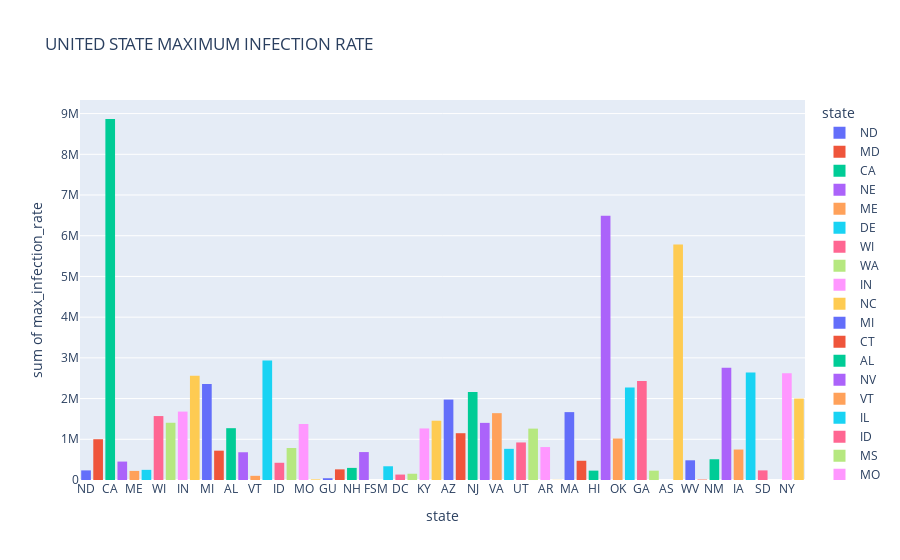

The code cell stored with this chart in its notebook:
### Code cell
px.histogram(df_MIR, x = 'state', y = 'max_infection_rate', color = 'state', title = 'UNITED STATE MAXIMUM INFECTION RATE')

### Figure 1 — Plotly figure (JSON) as saved in the notebook; plotly's stock layout.template omitted (floating-point values rounded to 4 significant figures)
{"data": [{"alignmentgroup": "True", "bingroup": "x", "histfunc": "sum", "hovertemplate": "state=%{x}<br>sum of max_infection_rate=%{y}<extra></extra>", "legendgroup": "ND", "marker": {"color": "#636efa", "pattern": {"shape": ""}}, "name": "ND", "offsetgroup": "ND", "orientation": "v", "showlegend": true, "type": "histogram", "x": ["ND"], "xaxis": "x", "y": [235934], "yaxis": "y"}, {"alignmentgroup": "True", "bingroup": "x", "histfunc": "sum", "hovertemplate": "state=%{x}<br>sum of max_infection_rate=%{y}<extra></extra>", "legendgroup": "MD", "marker": {"color": "#EF553B", "pattern": {"shape": ""}}, "name": "MD", "offsetgroup": "MD", "orientation": "v", "showlegend": true, "type": "histogram", "x": ["MD"], "xaxis": "x", "y": [1001509], "yaxis": "y"}, {"alignmentgroup": "True", "bingroup": "x", "histfunc": "sum", "hovertemplate": "state=%{x}<br>sum of max_infection_rate=%{y}<extra></extra>", "legendgroup": "CA", "marker": {"color": "#00cc96", "pattern": {"shape": ""}}, "name": "CA", "offsetgroup": "CA", "orientation": "v", "showlegend": true, "type": "histogram", "x": ["CA"], "xaxis": "x", "y": [8867018], "yaxis": "y"}, {"alignmentgroup": "True", "bingroup": "x", "histfunc": "sum", "hovertemplate": "state=%{x}<br>sum of max_infection_rate=%{y}<extra></extra>", "legendgroup": "NE", "marker": {"color": "#ab63fa", "pattern": {"shape": ""}}, "name": "NE", "offsetgroup": "NE", "orientation": "v", "showlegend": true, "type": "histogram", "x": ["NE"], "xaxis": "x", "y": [452601], "yaxis": "y"}, {"alignmentgroup": "True", "bingroup": "x", "histfunc": "sum", "hovertemplate": "state=%{x}<br>sum of max_infection_rate=%{y}<extra></extra>", "legendgroup": "ME", "marker": {"color": "#FFA15A", "pattern": {"shape": ""}}, "name": "ME", "offsetgroup": "ME", "orientation": "v", "showlegend": true, "type": "histogram", "x": ["ME"], "xaxis": "x", "y": [222925], "yaxis": "y"}, {"alignmentgroup": "True", "bingroup": "x", "histfunc": "sum", "hovertemplate": "state=%{x}<br>sum of max_infection_rate=%{y}<extra></extra>", "legendgroup": "DE", "marker": {"color": "#19d3f3", "pattern": {"shape": ""}}, "name": "DE", "offsetgroup": "DE", "orientation": "v", "showlegend": true, "type": "histogram", "x": ["DE"], "xaxis": "x", "y": [249428], "yaxis": "y"}, {"alignmentgroup": "True", "bingroup": "x", "histfunc": "sum", "hovertemplate": "state=%{x}<br>sum of max_infection_rate=%{y}<extra></extra>", "legendgroup": "WI", "marker": {"color": "#FF6692", "pattern": {"shape": ""}}, "name": "WI", "offsetgroup": "WI", "orientation": "v", "showlegend": true, "type": "histogram", "x": ["WI"], "xaxis": "x", "y": [1570460], "yaxis": "y"}, {"alignmentgroup": "True", "bingroup": "x", "histfunc": "sum", "hovertemplate": "state=%{x}<br>sum of max_infection_rate=%{y}<extra></extra>", "legendgroup": "WA", "marker": {"color": "#B6E880", "pattern": {"shape": ""}}, "name": "WA", "offsetgroup": "WA", "orientation": "v", "showlegend": true, "type": "histogram", "x": ["WA"], "xaxis": "x", "y": [1406114], "yaxis": "y"}, {"alignmentgroup": "True", "bingroup": "x", "histfunc": "sum", "hovertemplate": "state=%{x}<br>sum of max_infection_rate=%{y}<extra></extra>", "legendgroup": "IN", "marker": {"color": "#FF97FF", "pattern": {"shape": ""}}, "name": "IN", "offsetgroup": "IN", "orientation": "v", "showlegend": true, "type": "histogram", "x": ["IN"], "xaxis": "x", "y": [1680331], "yaxis": "y"}, {"alignmentgroup": "True", "bingroup": "x", "histfunc": "sum", "hovertemplate": "state=%{x}<br>sum of max_infection_rate=%{y}<extra></extra>", "legendgroup": "NC", "marker": {"color": "#FECB52", "pattern": {"shape": ""}}, "name": "NC", "offsetgroup": "NC", "orientation": "v", "showlegend": true, "type": "histogram", "x": ["NC"], "xaxis": "x", "y": [2560226], "yaxis": "y"}, {"alignmentgroup": "True", "bingroup": "x", "histfunc": "sum", "hovertemplate": "state=%{x}<br>sum of max_infection_rate=%{y}<extra></extra>", "legendgroup": "MI", "marker": {"color": "#636efa", "pattern": {"shape": ""}}, "name": "MI", "offsetgroup": "MI", "orientation": "v", "showlegend": true, "type": "histogram", "x": ["MI"], "xaxis": "x", "y": [2357219], "yaxis": "y"}, {"alignmentgroup": "True", "bingroup": "x", "histfunc": "sum", "hovertemplate": "state=%{x}<br>sum of max_infection_rate=%{y}<extra></extra>", "legendgroup": "CT", "marker": {"color": "#EF553B", "pattern": {"shape": ""}}, "name": "CT", "offsetgroup": "CT", "orientation": "v", "showlegend": true, "type": "histogram", "x": ["CT"], "xaxis": "x", "y": [720384], "yaxis": "y"}, {"alignmentgroup": "True", "bingroup": "x", "histfunc": "sum", "hovertemplate": "state=%{x}<br>sum of max_infection_rate=%{y}<extra></extra>", "legendgroup": "AL", "marker": {"color": "#00cc96", "pattern": {"shape": ""}}, "name": "AL", "offsetgroup": "AL", "orientation": "v", "showlegend": true, "type": "histogram", "x": ["AL"], "xaxis": "x", "y": [1272646], "yaxis": "y"}, {"alignmentgroup": "True", "bingroup": "x", "histfunc": "sum", "hovertemplate": "state=%{x}<br>sum of max_infection_rate=%{y}<extra></extra>", "legendgroup": "NV", "marker": {"color": "#ab63fa", "pattern": {"shape": ""}}, "name": "NV", "offsetgroup": "NV", "orientation": "v", "showlegend": true, "type": "histogram", "x": ["NV"], "xaxis": "x", "y": [681387], "yaxis": "y"}, {"alignmentgroup": "True", "bingroup": "x", "histfunc": "sum", "hovertemplate": "state=%{x}<br>sum of max_infection_rate=%{y}<extra></extra>", "legendgroup": "VT", "marker": {"color": "#FFA15A", "pattern": {"shape": ""}}, "name": "VT", "offsetgroup": "VT", "orientation": "v", "showlegend": true, "type": "histogram", "x": ["VT"], "xaxis": "x", "y": [102691], "yaxis": "y"}, {"alignmentgroup": "True", "bingroup": "x", "histfunc": "sum", "hovertemplate": "state=%{x}<br>sum of max_infection_rate=%{y}<extra></extra>", "legendgroup": "IL", "marker": {"color": "#19d3f3", "pattern": {"shape": ""}}, "name": "IL", "offsetgroup": "IL", "orientation": "v", "showlegend": true, "type": "histogram", "x": ["IL"], "xaxis": "x", "y": [2937147], "yaxis": "y"}, {"alignmentgroup": "True", "bingroup": "x", "histfunc": "sum", "hovertemplate": "state=%{x}<br>sum of max_infection_rate=%{y}<extra></extra>", "legendgroup": "ID", "marker": {"color": "#FF6692", "pattern": {"shape": ""}}, "name": "ID", "offsetgroup": "ID", "orientation": "v", "showlegend": true, "type": "histogram", "x": ["ID"], "xaxis": "x", "y": [423223], "yaxis": "y"}, {"alignmentgroup": "True", "bingroup": "x", "histfunc": "sum", "hovertemplate": "state=%{x}<br>sum of max_infection_rate=%{y}<extra></extra>", "legendgroup": "MS", "marker": {"color": "#B6E880", "pattern": {"shape": ""}}, "name": "MS", "offsetgroup": "MS", "orientation": "v", "showlegend": true, "type": "histogram", "x": ["MS"], "xaxis": "x", "y": [786660], "yaxis": "y"}, {"alignmentgroup": "True", "bingroup": "x", "histfunc": "sum", "hovertemplate": "state=%{x}<br>sum of max_infection_rate=%{y}<extra></extra>", "legendgroup": "MO", "marker": {"color": "#FF97FF", "pattern": {"shape": ""}}, "name": "MO", "offsetgroup": "MO", "orientation": "v", "showlegend": true, "type": "histogram", "x": ["MO"], "xaxis": "x", "y": [1375908], "yaxis": "y"}, {"alignmentgroup": "True", "bingroup": "x", "histfunc": "sum", "hovertemplate": "state=%{x}<br>sum of max_infection_rate=%{y}<extra></extra>", "legendgroup": "VI", "marker": {"color": "#FECB52", "pattern": {"shape": ""}}, "name": "VI", "offsetgroup": "VI", "orientation": "v", "showlegend": true, "type": "histogram", "x": ["VI"], "xaxis": "x", "y": [15362], "yaxis": "y"}, {"alignmentgroup": "True", "bingroup": "x", "histfunc": "sum", "hovertemplate": "state=%{x}<br>sum of max_infection_rate=%{y}<extra></extra>", "legendgroup": "GU", "marker": {"color": "#636efa", "pattern": {"shape": ""}}, "name": "GU", "offsetgroup": "GU", "orientation": "v", "showlegend": true, "type": "histogram", "x": ["GU"], "xaxis": "x", "y": [43419], "yaxis": "y"}, {"alignmentgroup": "True", "bingroup": "x", "histfunc": "sum", "hovertemplate": "state=%{x}<br>sum of max_infection_rate=%{y}<extra></extra>", "legendgroup": "MT", "marker": {"color": "#EF553B", "pattern": {"shape": ""}}, "name": "MT", "offsetgroup": "MT", "orientation": "v", "showlegend": true, "type": "histogram", "x": ["MT"], "xaxis": "x", "y": [261243], "yaxis": "y"}, {"alignmentgroup": "True", "bingroup": "x", "histfunc": "sum", "hovertemplate": "state=%{x}<br>sum of max_infection_rate=%{y}<extra></extra>", "legendgroup": "NH", "marker": {"color": "#00cc96", "pattern": {"shape": ""}}, "name": "NH", "offsetgroup": "NH", "orientation": "v", "showlegend": true, "type": "histogram", "x": ["NH"], "xaxis": "x", "y": [297571], "yaxis": "y"}, {"alignmentgroup": "True", "bingroup": "x", "histfunc": "sum", "hovertemplate": "state=%{x}<br>sum of max_infection_rate=%{y}<extra></extra>", "legendgroup": "OR", "marker": {"color": "#ab63fa", "pattern": {"shape": ""}}, "name": "OR", "offsetgroup": "OR", "orientation": "v", "showlegend": true, "type": "histogram", "x": ["OR"], "xaxis": "x", "y": [685953], "yaxis": "y"}, {"alignmentgroup": "True", "bingroup": "x", "histfunc": "sum", "hovertemplate": "state=%{x}<br>sum of max_infection_rate=%{y}<extra></extra>", "legendgroup": "FSM", "marker": {"color": "#FFA15A", "pattern": {"shape": ""}}, "name": "FSM", "offsetgroup": "FSM", "orientation": "v", "showlegend": true, "type": "histogram", "x": ["FSM"], "xaxis": "x", "y": [7], "yaxis": "y"}, {"alignmentgroup": "True", "bingroup": "x", "histfunc": "sum", "hovertemplate": "state=%{x}<br>sum of max_infection_rate=%{y}<extra></extra>", "legendgroup": "RI", "marker": {"color": "#19d3f3", "pattern": {"shape": ""}}, "name": "RI", "offsetgroup": "RI", "orientation": "v", "showlegend": true, "type": "histogram", "x": ["RI"], "xaxis": "x", "y": [337299], "yaxis": "y"}, {"alignmentgroup": "True", "bingroup": "x", "histfunc": "sum", "hovertemplate": "state=%{x}<br>sum of max_infection_rate=%{y}<extra></extra>", "legendgroup": "DC", "marker": {"color": "#FF6692", "pattern": {"shape": ""}}, "name": "DC", "offsetgroup": "DC", "orientation": "v", "showlegend": true, "type": "histogram", "x": ["DC"], "xaxis": "x", "y": [133697], "yaxis": "y"}, {"alignmentgroup": "True", "bingroup": "x", "histfunc": "sum", "hovertemplate": "state=%{x}<br>sum of max_infection_rate=%{y}<extra></extra>", "legendgroup": "WY", "marker": {"color": "#B6E880", "pattern": {"shape": ""}}, "name": "WY", "offsetgroup": "WY", "orientation": "v", "showlegend": true, "type": "histogram", "x": ["WY"], "xaxis": "x", "y": [153763], "yaxis": "y"}, {"alignmentgroup": "True", "bingroup": "x", "histfunc": "sum", "hovertemplate": "state=%{x}<br>sum of max_infection_rate=%{y}<extra></extra>", "legendgroup": "KY", "marker": {"color": "#FF97FF", "pattern": {"shape": ""}}, "name": "KY", "offsetgroup": "KY", "orientation": "v", "showlegend": true, "type": "histogram", "x": ["KY"], "xaxis": "x", "y": [1265931], "yaxis": "y"}, {"alignmentgroup": "True", "bingroup": "x", "histfunc": "sum", "hovertemplate": "state=%{x}<br>sum of max_infection_rate=%{y}<extra></extra>", "legendgroup": "SC", "marker": {"color": "#FECB52", "pattern": {"shape": ""}}, "name": "SC", "offsetgroup": "SC", "orientation": "v", "showlegend": true, "type": "histogram", "x": ["SC"], "xaxis": "x", "y": [1456139], "yaxis": "y"}, {"alignmentgroup": "True", "bingroup": "x", "histfunc": "sum", "hovertemplate": "state=%{x}<br>sum of max_infection_rate=%{y}<extra></extra>", "legendgroup": "AZ", "marker": {"color": "#636efa", "pattern": {"shape": ""}}, "name": "AZ", "offsetgroup": "AZ", "orientation": "v", "showlegend": true, "type": "histogram", "x": ["AZ"], "xaxis": "x", "y": [1975244], "yaxis": "y"}, {"alignmentgroup": "True", "bingroup": "x", "histfunc": "sum", "hovertemplate": "state=%{x}<br>sum of max_infection_rate=%{y}<extra></extra>", "legendgroup": "LA", "marker": {"color": "#EF553B", "pattern": {"shape": ""}}, "name": "LA", "offsetgroup": "LA", "orientation": "v", "showlegend": true, "type": "histogram", "x": ["LA"], "xaxis": "x", "y": [1149234], "yaxis": "y"}, {"alignmentgroup": "True", "bingroup": "x", "histfunc": "sum", "hovertemplate": "state=%{x}<br>sum of max_infection_rate=%{y}<extra></extra>", "legendgroup": "NJ", "marker": {"color": "#00cc96", "pattern": {"shape": ""}}, "name": "NJ", "offsetgroup": "NJ", "orientation": "v", "showlegend": true, "type": "histogram", "x": ["NJ"], "xaxis": "x", "y": [2164368], "yaxis": "y"}, {"alignmentgroup": "True", "bingroup": "x", "histfunc": "sum", "hovertemplate": "state=%{x}<br>sum of max_infection_rate=%{y}<extra></extra>", "legendgroup": "MN", "marker": {"color": "#ab63fa", "pattern": {"shape": ""}}, "name": "MN", "offsetgroup": "MN", "orientation": "v", "showlegend": true, "type": "histogram", "x": ["MN"], "xaxis": "x", "y": [1403041], "yaxis": "y"}, {"alignmentgroup": "True", "bingroup": "x", "histfunc": "sum", "hovertemplate": "state=%{x}<br>sum of max_infection_rate=%{y}<extra></extra>", "legendgroup": "VA", "marker": {"color": "#FFA15A", "pattern": {"shape": ""}}, "name": "VA", "offsetgroup": "VA", "orientation": "v", "showlegend": true, "type": "histogram", "x": ["VA"], "xaxis": "x", "y": [1641453], "yaxis": "y"}, {"alignmentgroup": "True", "bingroup": "x", "histfunc": "sum", "hovertemplate": "state=%{x}<br>sum of max_infection_rate=%{y}<extra></extra>", "legendgroup": "KS", "marker": {"color": "#19d3f3", "pattern": {"shape": ""}}, "name": "KS", "offsetgroup": "KS", "orientation": "v", "showlegend": true, "type": "histogram", "x": ["KS"], "xaxis": "x", "y": [765560], "yaxis": "y"}, {"alignmentgroup": "True", "bingroup": "x", "histfunc": "sum", "hovertemplate": "state=%{x}<br>sum of max_infection_rate=%{y}<extra></extra>", "legendgroup": "UT", "marker": {"color": "#FF6692", "pattern": {"shape": ""}}, "name": "UT", "offsetgroup": "UT", "orientation": "v", "showlegend": true, "type": "histogram", "x": ["UT"], "xaxis": "x", "y": [921956], "yaxis": "y"}, {"alignmentgroup": "True", "bingroup": "x", "histfunc": "sum", "hovertemplate": "state=%{x}<br>sum of max_infection_rate=%{y}<extra></extra>", "legendgroup": "CO", "marker": {"color": "#B6E880", "pattern": {"shape": ""}}, "name": "CO", "offsetgroup": "CO", "orientation": "v", "showlegend": true, "type": "histogram", "x": ["CO"], "xaxis": "x", "y": [1262249], "yaxis": "y"}, {"alignmentgroup": "True", "bingroup": "x", "histfunc": "sum", "hovertemplate": "state=%{x}<br>sum of max_infection_rate=%{y}<extra></extra>", "legendgroup": "AR", "marker": {"color": "#FF97FF", "pattern": {"shape": ""}}, "name": "AR", "offsetgroup": "AR", "orientation": "v", "showlegend": true, "type": "histogram", "x": ["AR"], "xaxis": "x", "y": [809332], "yaxis": "y"}, {"alignmentgroup": "True", "bingroup": "x", "histfunc": "sum", "hovertemplate": "state=%{x}<br>sum of max_infection_rate=%{y}<extra></extra>", "legendgroup": "PW", "marker": {"color": "#FECB52", "pattern": {"shape": ""}}, "name": "PW", "offsetgroup": "PW", "orientation": "v", "showlegend": true, "type": "histogram", "x": ["PW"], "xaxis": "x", "y": [3781], "yaxis": "y"}, {"alignmentgroup": "True", "bingroup": "x", "histfunc": "sum", "hovertemplate": "state=%{x}<br>sum of max_infection_rate=%{y}<extra></extra>", "legendgroup": "MA", "marker": {"color": "#636efa", "pattern": {"shape": ""}}, "name": "MA", "offsetgroup": "MA", "orientation": "v", "showlegend": true, "type": "histogram", "x": ["MA"], "xaxis": "x", "y": [1667177], "yaxis": "y"}, {"alignmentgroup": "True", "bingroup": "x", "histfunc": "sum", "hovertemplate": "state=%{x}<br>sum of max_infection_rate=%{y}<extra></extra>", "legendgroup": "PR", "marker": {"color": "#EF553B", "pattern": {"shape": ""}}, "name": "PR", "offsetgroup": "PR", "orientation": "v", "showlegend": true, "type": "histogram", "x": ["PR"], "xaxis": "x", "y": [472484], "yaxis": "y"}, {"alignmentgroup": "True", "bingroup": "x", "histfunc": "sum", "hovertemplate": "state=%{x}<br>sum of max_infection_rate=%{y}<extra></extra>", "legendgroup": "HI", "marker": {"color": "#00cc96", "pattern": {"shape": ""}}, "name": "HI", "offsetgroup": "HI", "orientation": "v", "showlegend": true, "type": "histogram", "x": ["HI"], "xaxis": "x", "y": [230097], "yaxis": "y"}, {"alignmentgroup": "True", "bingroup": "x", "histfunc": "sum", "hovertemplate": "state=%{x}<br>sum of max_infection_rate=%{y}<extra></extra>", "legendgroup": "TX", "marker": {"color": "#ab63fa", "pattern": {"shape": ""}}, "name": "TX", "offsetgroup": "TX", "orientation": "v", "showlegend": true, "type": "histogram", "x": ["TX"], "xaxis": "x", "y": [6488029], "yaxis": "y"}, {"alignmentgroup": "True", "bingroup": "x", "histfunc": "sum", "hovertemplate": "state=%{x}<br>sum of max_infection_rate=%{y}<extra></extra>", "legendgroup": "OK", "marker": {"color": "#FFA15A", "pattern": {"shape": ""}}, "name": "OK", "offsetgroup": "OK", "orientation": "v", "showlegend": true, "type": "histogram", "x": ["OK"], "xaxis": "x", "y": [1019004], "yaxis": "y"}, {"alignmentgroup": "True", "bingroup": "x", "histfunc": "sum", "hovertemplate": "state=%{x}<br>sum of max_infection_rate=%{y}<extra></extra>", "legendgroup": "NYC", "marker": {"color": "#19d3f3", "pattern": {"shape": ""}}, "name": "NYC", "offsetgroup": "NYC", "orientation": "v", "showlegend": true, "type": "histogram", "x": ["NYC"], "xaxis": "x", "y": [2270293], "yaxis": "y"}, {"alignmentgroup": "True", "bingroup": "x", "histfunc": "sum", "hovertemplate": "state=%{x}<br>sum of max_infection_rate=%{y}<extra></extra>", "legendgroup": "GA", "marker": {"color": "#FF6692", "pattern": {"shape": ""}}, "name": "GA", "offsetgroup": "GA", "orientation": "v", "showlegend": true, "type": "histogram", "x": ["GA"], "xaxis": "x", "y": [2430869], "yaxis": "y"}, {"alignmentgroup": "True", "bingroup": "x", "histfunc": "sum", "hovertemplate": "state=%{x}<br>sum of max_infection_rate=%{y}<extra></extra>", "legendgroup": "AK", "marker": {"color": "#B6E880", "pattern": {"shape": ""}}, "name": "AK", "offsetgroup": "AK", "orientation": "v", "showlegend": true, "type": "histogram", "x": ["AK"], "xaxis": "x", "y": [229112], "yaxis": "y"}, {"alignmentgroup": "True", "bingroup": "x", "histfunc": "sum", "hovertemplate": "state=%{x}<br>sum of max_infection_rate=%{y}<extra></extra>", "legendgroup": "AS", "marker": {"color": "#FF97FF", "pattern": {"shape": ""}}, "name": "AS", "offsetgroup": "AS", "orientation": "v", "showlegend": true, "type": "histogram", "x": ["AS"], "xaxis": "x", "y": [84], "yaxis": "y"}, {"alignmentgroup": "True", "bingroup": "x", "histfunc": "sum", "hovertemplate": "state=%{x}<br>sum of max_infection_rate=%{y}<extra></extra>", "legendgroup": "FL", "marker": {"color": "#FECB52", "pattern": {"shape": ""}}, "name": "FL", "offsetgroup": "FL", "orientation": "v", "showlegend": true, "type": "histogram", "x": ["FL"], "xaxis": "x", "y": [5786434], "yaxis": "y"}, {"alignmentgroup": "True", "bingroup": "x", "histfunc": "sum", "hovertemplate": "state=%{x}<br>sum of max_infection_rate=%{y}<extra></extra>", "legendgroup": "WV", "marker": {"color": "#636efa", "pattern": {"shape": ""}}, "name": "WV", "offsetgroup": "WV", "orientation": "v", "showlegend": true, "type": "histogram", "x": ["WV"], "xaxis": "x", "y": [483952], "yaxis": "y"}, {"alignmentgroup": "True", "bingroup": "x", "histfunc": "sum", "hovertemplate": "state=%{x}<br>sum of max_infection_rate=%{y}<extra></extra>", "legendgroup": "MP", "marker": {"color": "#EF553B", "pattern": {"shape": ""}}, "name": "MP", "offsetgroup": "MP", "orientation": "v", "showlegend": true, "type": "histogram", "x": ["MP"], "xaxis": "x", "y": [9724], "yaxis": "y"}, {"alignmentgroup": "True", "bingroup": "x", "histfunc": "sum", "hovertemplate": "state=%{x}<br>sum of max_infection_rate=%{y}<extra></extra>", "legendgroup": "NM", "marker": {"color": "#00cc96", "pattern": {"shape": ""}}, "name": "NM", "offsetgroup": "NM", "orientation": "v", "showlegend": true, "type": "histogram", "x": ["NM"], "xaxis": "x", "y": [509710], "yaxis": "y"}, {"alignmentgroup": "True", "bingroup": "x", "histfunc": "sum", "hovertemplate": "state=%{x}<br>sum of max_infection_rate=%{y}<extra></extra>", "legendgroup": "PA", "marker": {"color": "#ab63fa", "pattern": {"shape": ""}}, "name": "PA", "offsetgroup": "PA", "orientation": "v", "showlegend": true, "type": "histogram", "x": ["PA"], "xaxis": "x", "y": [2755525], "yaxis": "y"}, {"alignmentgroup": "True", "bingroup": "x", "histfunc": "sum", "hovertemplate": "state=%{x}<br>sum of max_infection_rate=%{y}<extra></extra>", "legendgroup": "IA", "marker": {"color": "#FFA15A", "pattern": {"shape": ""}}, "name": "IA", "offsetgroup": "IA", "orientation": "v", "showlegend": true, "type": "histogram", "x": ["IA"], "xaxis": "x", "y": [748704], "yaxis": "y"}, {"alignmentgroup": "True", "bingroup": "x", "histfunc": "sum", "hovertemplate": "state=%{x}<br>sum of max_infection_rate=%{y}<extra></extra>", "legendgroup": "OH", "marker": {"color": "#19d3f3", "pattern": {"shape": ""}}, "name": "OH", "offsetgroup": "OH", "orientation": "v", "showlegend": true, "type": "histogram", "x": ["OH"], "xaxis": "x", "y": [2640580], "yaxis": "y"}, {"alignmentgroup": "True", "bingroup": "x", "histfunc": "sum", "hovertemplate": "state=%{x}<br>sum of max_infection_rate=%{y}<extra></extra>", "legendgroup": "SD", "marker": {"color": "#FF6692", "pattern": {"shape": ""}}, "name": "SD", "offsetgroup": "SD", "orientation": "v", "showlegend": true, "type": "histogram", "x": ["SD"], "xaxis": "x", "y": [235787], "yaxis": "y"}, {"alignmentgroup": "True", "bingroup": "x", "histfunc": "sum", "hovertemplate": "state=%{x}<br>sum of max_infection_rate=%{y}<extra></extra>", "legendgroup": "RMI", "marker": {"color": "#B6E880", "pattern": {"shape": ""}}, "name": "RMI", "offsetgroup": "RMI", "orientation": "v", "showlegend": true, "type": "histogram", "x": ["RMI"], "xaxis": "x", "y": [7], "yaxis": "y"}, {"alignmentgroup": "True", "bingroup": "x", "histfunc": "sum", "hovertemplate": "state=%{x}<br>sum of max_infection_rate=%{y}<extra></extra>", "legendgroup": "NY", "marker": {"color": "#FF97FF", "pattern": {"shape": ""}}, "name": "NY", "offsetgroup": "NY", "orientation": "v", "showlegend": true, "type": "histogram", "x": ["NY"], "xaxis": "x", "y": [2624805], "yaxis": "y"}, {"alignmentgroup": "True", "bingroup": "x", "histfunc": "sum", "hovertemplate": "state=%{x}<br>sum of max_infection_rate=%{y}<extra></extra>", "legendgroup": "TN", "marker": {"color": "#FECB52", "pattern": {"shape": ""}}, "name": "TN", "offsetgroup": "TN", "orientation": "v", "showlegend": true, "type": "histogram", "x": ["TN"], "xaxis": "x", "y": [1999864], "yaxis": "y"}], "layout": {"barmode": "relative", "legend": {"title": {"text": "state"}, "tracegroupgap": 0}, "title": {"text": "UNITED STATE MAXIMUM INFECTION RATE"}, "xaxis": {"anchor": "y", "categoryarray": ["ND", "MD", "CA", "NE", "ME", "DE", "WI", "WA", "IN", "NC", "MI", "CT", "AL", "NV", "VT", "IL", "ID", "MS", "MO", "VI", "GU", "MT", "NH", "OR", "FSM", "RI", "DC", "WY", "KY", "SC", "AZ", "LA", "NJ", "MN", "VA", "KS", "UT", "CO", "AR", "PW", "MA", "PR", "HI", "TX", "OK", "NYC", "GA", "AK", "AS", "FL", "WV", "MP", "NM", "PA", "IA", "OH", "SD", "RMI", "NY", "TN"], "categoryorder": "array", "domain": [0, 1], "title": {"text": "state"}}, "yaxis": {"anchor": "x", "domain": [0, 1], "title": {"text": "sum of max_infection_rate"}}}}
